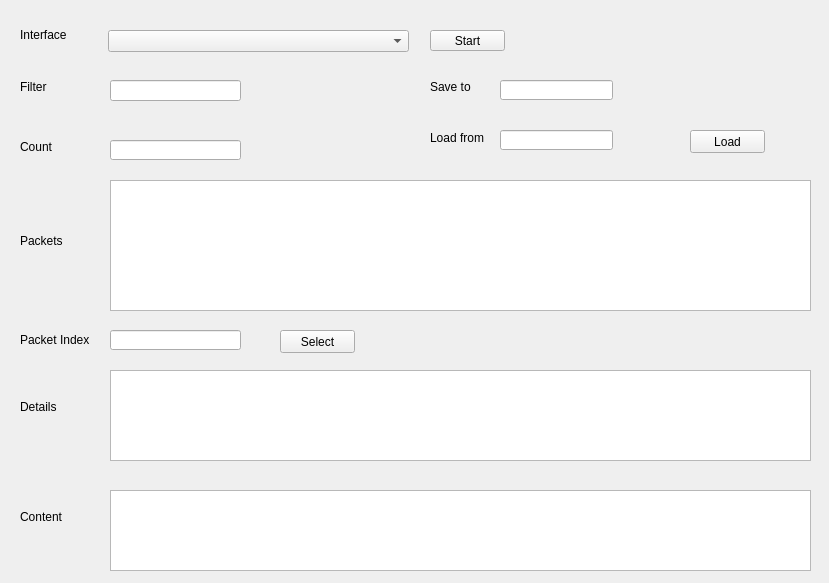
<?xml version="1.0" encoding="UTF-8"?>
<ui version="4.0">
 <class>Form</class>
 <widget class="QWidget" name="Form">
  <property name="geometry">
   <rect>
    <x>0</x>
    <y>0</y>
    <width>829</width>
    <height>583</height>
   </rect>
  </property>
  <property name="windowTitle">
   <string>Networks</string>
  </property>
  <widget class="QLabel" name="label">
   <property name="geometry">
    <rect>
     <x>20</x>
     <y>230</y>
     <width>51</width>
     <height>21</height>
    </rect>
   </property>
   <property name="text">
    <string>Packets</string>
   </property>
  </widget>
  <widget class="QPushButton" name="Select_btn">
   <property name="geometry">
    <rect>
     <x>280</x>
     <y>330</y>
     <width>75</width>
     <height>23</height>
    </rect>
   </property>
   <property name="text">
    <string>Select</string>
   </property>
  </widget>
  <widget class="QLabel" name="count_label">
   <property name="geometry">
    <rect>
     <x>20</x>
     <y>140</y>
     <width>46</width>
     <height>13</height>
    </rect>
   </property>
   <property name="text">
    <string>Count</string>
   </property>
  </widget>
  <widget class="QLineEdit" name="Index_txt">
   <property name="geometry">
    <rect>
     <x>110</x>
     <y>330</y>
     <width>131</width>
     <height>20</height>
    </rect>
   </property>
  </widget>
  <widget class="QLineEdit" name="count_edit">
   <property name="geometry">
    <rect>
     <x>110</x>
     <y>140</y>
     <width>131</width>
     <height>20</height>
    </rect>
   </property>
  </widget>
  <widget class="QTextEdit" name="details_edit">
   <property name="geometry">
    <rect>
     <x>110</x>
     <y>370</y>
     <width>701</width>
     <height>91</height>
    </rect>
   </property>
  </widget>
  <widget class="QLabel" name="label_2">
   <property name="geometry">
    <rect>
     <x>20</x>
     <y>330</y>
     <width>71</width>
     <height>20</height>
    </rect>
   </property>
   <property name="text">
    <string>Packet Index</string>
   </property>
  </widget>
  <widget class="QLabel" name="details__label">
   <property name="geometry">
    <rect>
     <x>20</x>
     <y>400</y>
     <width>46</width>
     <height>13</height>
    </rect>
   </property>
   <property name="text">
    <string>Details</string>
   </property>
  </widget>
  <widget class="QTextEdit" name="Content_edit">
   <property name="geometry">
    <rect>
     <x>110</x>
     <y>490</y>
     <width>701</width>
     <height>81</height>
    </rect>
   </property>
  </widget>
  <widget class="QLabel" name="Label">
   <property name="geometry">
    <rect>
     <x>20</x>
     <y>20</y>
     <width>50</width>
     <height>30</height>
    </rect>
   </property>
   <property name="text">
    <string>Interface</string>
   </property>
  </widget>
  <widget class="QLabel" name="label_3">
   <property name="geometry">
    <rect>
     <x>20</x>
     <y>510</y>
     <width>46</width>
     <height>13</height>
    </rect>
   </property>
   <property name="text">
    <string>Content</string>
   </property>
  </widget>
  <widget class="QLabel" name="filter_label">
   <property name="geometry">
    <rect>
     <x>20</x>
     <y>80</y>
     <width>46</width>
     <height>13</height>
    </rect>
   </property>
   <property name="text">
    <string>Filter</string>
   </property>
  </widget>
  <widget class="QPushButton" name="Ok_btn">
   <property name="geometry">
    <rect>
     <x>430</x>
     <y>30</y>
     <width>75</width>
     <height>21</height>
    </rect>
   </property>
   <property name="text">
    <string>Start</string>
   </property>
  </widget>
  <widget class="QLineEdit" name="filter_edit">
   <property name="geometry">
    <rect>
     <x>110</x>
     <y>80</y>
     <width>131</width>
     <height>21</height>
    </rect>
   </property>
  </widget>
  <widget class="QComboBox" name="interface_combo">
   <property name="geometry">
    <rect>
     <x>108</x>
     <y>30</y>
     <width>301</width>
     <height>22</height>
    </rect>
   </property>
  </widget>
  <widget class="QTableWidget" name="tableWidget">
   <property name="geometry">
    <rect>
     <x>110</x>
     <y>180</y>
     <width>701</width>
     <height>131</height>
    </rect>
   </property>
  </widget>
  <widget class="QPushButton" name="load_btn">
   <property name="geometry">
    <rect>
     <x>690</x>
     <y>130</y>
     <width>75</width>
     <height>23</height>
    </rect>
   </property>
   <property name="text">
    <string>Load</string>
   </property>
  </widget>
  <widget class="QLabel" name="label_4">
   <property name="geometry">
    <rect>
     <x>430</x>
     <y>80</y>
     <width>46</width>
     <height>13</height>
    </rect>
   </property>
   <property name="text">
    <string>Save to</string>
   </property>
  </widget>
  <widget class="QLineEdit" name="save_edit">
   <property name="geometry">
    <rect>
     <x>500</x>
     <y>80</y>
     <width>113</width>
     <height>20</height>
    </rect>
   </property>
  </widget>
  <widget class="QLabel" name="label_5">
   <property name="geometry">
    <rect>
     <x>430</x>
     <y>130</y>
     <width>61</width>
     <height>16</height>
    </rect>
   </property>
   <property name="text">
    <string>Load from</string>
   </property>
  </widget>
  <widget class="QLineEdit" name="load_edit">
   <property name="geometry">
    <rect>
     <x>500</x>
     <y>130</y>
     <width>113</width>
     <height>20</height>
    </rect>
   </property>
  </widget>
 </widget>
 <resources/>
 <connections/>
</ui>
